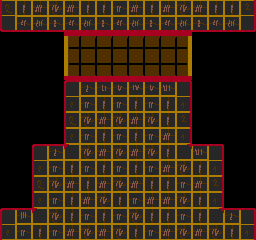

Tiled map render using the project's own tile images. Description and the whole map definition, tile-layer contents included, below:
An orthogonal 16x15 tile map with 16x16 px tiles, 2 tile layers (back, front).

<map version="1.0" orientation="orthogonal" width="16" height="15" tilewidth="16" tileheight="16">
 <tileset firstgid="1" name="tiles1" tilewidth="16" tileheight="16">
  <image source="../../../img/tiles/tiles0.gif" trans="ff00ff" width="256" height="256" />
 </tileset>
 <layer name="back" width="16" height="15">
  <data encoding="csv">
0,0,0,0,227,230,230,230,230,230,230,228,0,0,0,0,
0,0,0,0,227,230,230,230,230,230,230,228,0,0,0,0,
0,0,0,0,211,214,214,214,214,214,214,212,0,0,0,0,
0,0,0,0,227,230,230,230,230,230,230,228,0,0,0,0,
0,0,0,0,243,246,246,246,246,246,246,244,0,0,0,0,
0,0,0,0,227,230,230,230,230,230,230,228,0,0,0,0,
0,0,0,0,227,230,230,230,230,230,230,228,0,0,0,0,
0,0,0,0,227,230,230,230,230,230,230,228,0,0,0,0,
0,0,0,0,227,230,230,230,230,230,230,228,0,0,0,0,
0,0,0,0,227,230,230,230,230,230,230,228,0,0,0,0,
0,0,0,0,227,230,230,230,230,230,230,228,0,0,0,0,
0,0,0,0,227,230,230,230,230,230,230,228,0,0,0,0,
0,0,0,0,227,230,230,230,230,230,230,228,0,0,0,0,
0,0,0,0,227,230,230,230,230,230,230,228,0,0,0,0,
0,0,0,0,227,230,230,230,230,230,230,228,0,0,0,0
</data>
 </layer>
 <layer name="front" width="16" height="15">
  <data encoding="csv">
33,18,34,35,34,18,18,19,34,18,34,35,34,18,18,40,
49,51,52,50,51,52,50,51,52,50,51,52,50,51,52,56,
0,0,0,0,0,0,0,0,0,0,0,0,0,0,0,0,
0,0,0,0,0,0,0,0,0,0,0,0,0,0,0,0,
0,0,0,0,0,0,0,0,0,0,0,0,0,0,0,0,
0,0,0,0,1,2,3,6,5,6,7,8,0,0,0,0,
0,0,0,0,17,19,18,19,18,19,18,24,0,0,0,0,
0,0,0,0,33,35,34,35,34,35,18,40,0,0,0,0,
0,0,0,0,17,19,18,19,18,19,34,24,0,0,0,0,
0,0,1,2,22,35,34,35,34,35,18,23,7,8,0,0,
0,0,17,19,18,19,18,19,18,19,34,35,18,24,0,0,
0,0,33,35,34,18,34,35,34,18,18,19,34,40,0,0,
0,0,17,19,18,34,35,18,19,34,34,35,18,24,0,0,
1,4,22,35,18,19,18,19,35,18,18,19,18,23,2,8,
17,19,18,19,34,35,34,35,18,19,34,35,34,35,18,24
</data>
 </layer>
 <objectgroup name="objects" width="16" height="15">
  <properties>
   <property name="min_temple" value="2" />
   <property name="rarity" value="0" />
   <property name="tags" value="[&quot;optional&quot;]" />
  </properties>
 </objectgroup>
</map>
